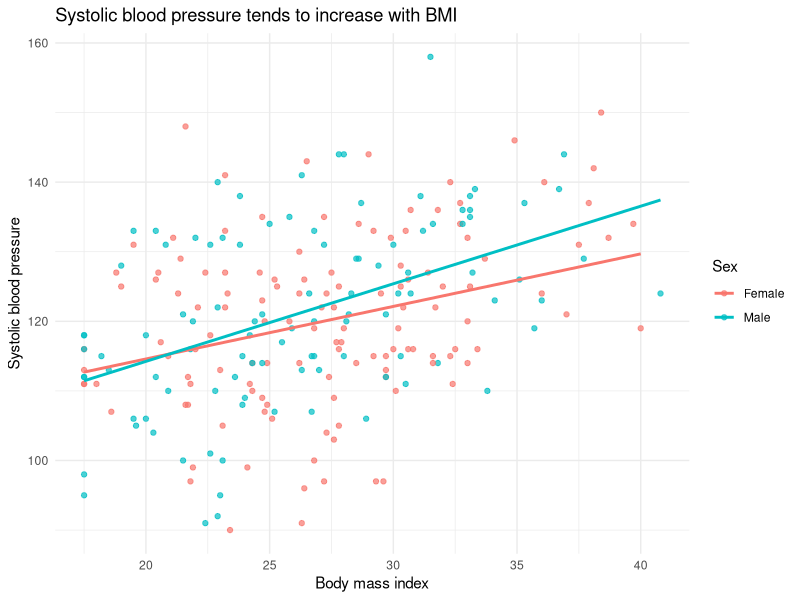
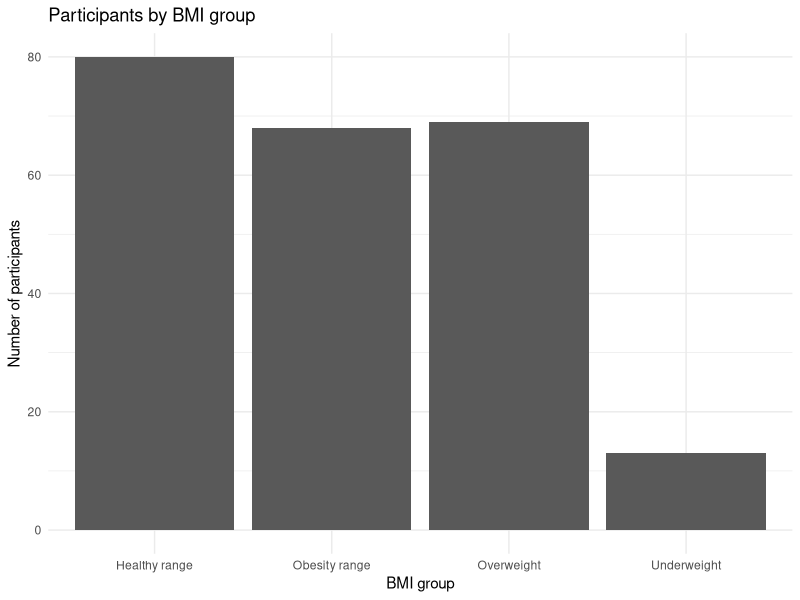

The R script that drew these images, in order:
# 02 Wrangling and plotting

library(tidyverse)

health_raw <- read_csv("data/bootcamp_health.csv")

health_clean <- health_raw |>
  mutate(
    visit_date = as.Date(visit_date),
    hypertension_flag = systolic_bp >= 130 | diastolic_bp >= 80,
    bmi_group = case_when(
      is.na(bmi) ~ NA_character_,
      bmi < 18.5 ~ "Underweight",
      bmi < 25 ~ "Healthy range",
      bmi < 30 ~ "Overweight",
      TRUE ~ "Obesity range"
    )
  ) |>
  filter(!is.na(age), !is.na(bmi), !is.na(systolic_bp))

# Cohort table
health_clean |>
  group_by(sex) |>
  summarize(
    n = n(),
    mean_age = mean(age),
    mean_bmi = mean(bmi),
    percent_hypertension = mean(hypertension_flag) * 100,
    .groups = "drop"
  )

# Plot 1: continuous relationship
health_clean |>
  ggplot(aes(x = bmi, y = systolic_bp, color = sex)) +
  geom_point(alpha = 0.7) +
  geom_smooth(method = "lm", se = FALSE) +
  labs(
    title = "Systolic blood pressure tends to increase with BMI",
    x = "Body mass index",
    y = "Systolic blood pressure",
    color = "Sex"
  ) +
  theme_minimal()

# Plot 2: categorical comparison
health_clean |>
  count(bmi_group) |>
  ggplot(aes(x = bmi_group, y = n)) +
  geom_col() +
  labs(
    title = "Participants by BMI group",
    x = "BMI group",
    y = "Number of participants"
  ) +
  theme_minimal()
